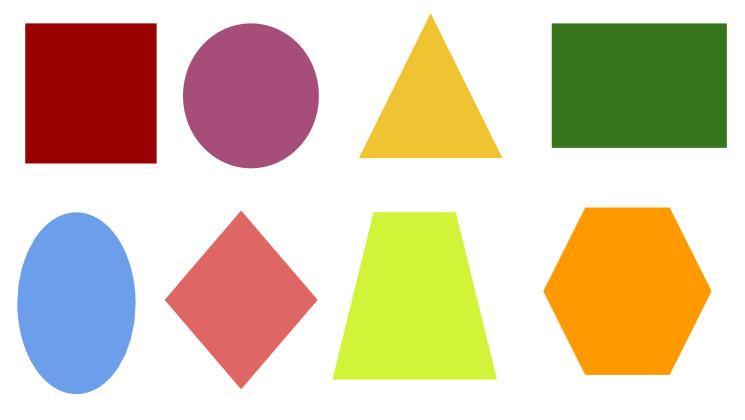
#> input picture Resources/shapes.jpg, 745 x 420 px
$ python 'Chapter_Contours_&_Shape_detection.py'
#> lines starting #> are read from the running program, lines starting #| are printed output that depends on the picture; after the words box and inside, x2 and y2 are one past the last pixel; in counts of white or black regions, pixels touching at a corner belong together
import cv2
import numpy as np

def getContours(img):    #defining a function
    contours, hierarchy = cv2.findContours(img, cv2.RETR_EXTERNAL, cv2.CHAIN_APPROX_NONE)      #image and retrievel method, we are using external method. RETR_EXTERNAL retrieves the extreme outer contours #next we have approximations: where we can request either all info or we can get compressed value, hence reduced value. Here I am asking for all values.
    #contours will be saved in contours
    for cnt in contours:
        area = cv2.contourArea(cnt)    #gets the area of those contours
        print(area)

        #now I need to give minimum threshold area so that it doesnt detect any noise
        if area>500:
            cv2.drawContours(imgContour, cnt, -1, (255, 0, 0),3)  # it draws it out, but I wish to use it on copied image #first the image we need, then the contour, then index -1 because I need all the contours  #gave it blue color and gave the thickness as 3
            #as my shapes already had area > 500 it didnt create any issues.
            #now lets calculate the curve length
            peri = cv2.arcLength(cnt,True)   #True as contours is closed
            print(peri)
            #approximate the number of corner points
            approx = cv2.approxPolyDP(cnt,0.02*peri,True)   #a contour is given and then the resolution,
            print(len(approx))   #I just need the number of corner points and not the coordinates
            #create object corners
            objCor = len(approx)
            #create a bounding box around detected object
            x, y, w, h = cv2.boundingRect(approx)

            #now detect the type of shape

            if objCor ==3:objectType="Tri"
            elif objCor ==4:
                aspRatio = w/float(h)    #finding if its a square or rectangle
                if aspRatio >0.55 and aspRatio <1.5:objectType="Square"   #giving a deviation to fit in square
                else:objectType="Rectangle"
            elif objCor>4: objectType= "Circle"
            else:objectType="None"


            #drawing the rectangle around objects
            cv2.rectangle(imgContour,(x,y),(x+w,y+h),(0,255,0),2)

            cv2.putText(imgContour,objectType,(x+(w//2)-10, y+(h//2)-10),cv2.FONT_HERSHEY_COMPLEX, 0.8,(0,0,0),2)    #last is: where I wish to print

def stackImages(scale, imgArray):    #stacking function
    rows = len(imgArray)
    cols = len(imgArray[0])
    rowsAvailable = isinstance(imgArray[0], list)
    width = imgArray[0][0].shape[1]
    height = imgArray[0][0].shape[0]
    if rowsAvailable:
        for x in range(0, rows):
            for y in range(0, cols):
                if imgArray[x][y].shape[:2] == imgArray[0][0].shape[:2]:
                    imgArray[x][y] = cv2.resize(imgArray[x][y], (0, 0), None, scale, scale)
                else:
                    imgArray[x][y] = cv2.resize(imgArray[x][y], (imgArray[0][0].shape[1], imgArray[0][0].shape[0]),
                                                None, scale, scale)
                if len(imgArray[x][y].shape) == 2: imgArray[x][y] = cv2.cvtColor(imgArray[x][y], cv2.COLOR_GRAY2BGR)
        imageBlank = np.zeros((height, width, 3), np.uint8)
        hor = [imageBlank] * rows
        hor_con = [imageBlank] * rows
        for x in range(0, rows):
            hor[x] = np.hstack(imgArray[x])
        ver = np.vstack(hor)
    else:
        for x in range(0, rows):
            if imgArray[x].shape[:2] == imgArray[0].shape[:2]:
                imgArray[x] = cv2.resize(imgArray[x], (0, 0), None, scale, scale)
            else:
                imgArray[x] = cv2.resize(imgArray[x], (imgArray[0].shape[1], imgArray[0].shape[0]), None, scale, scale)
            if len(imgArray[x].shape) == 2: imgArray[x] = cv2.cvtColor(imgArray[x], cv2.COLOR_GRAY2BGR)
        hor = np.hstack(imgArray)
        ver = hor
    return ver


img = cv2.imread('Resources/shapes.jpg')
#> img is the input picture: shape (420, 745, 3); mean B, G, R 172.4, 199.9, 217.5

#First the pre processing will be done by converting the image into grayscale and the corners will be found.

imgContour = img.copy()    #created a copy to be used inside the function.
imgGray = cv2.cvtColor(img,cv2.COLOR_BGR2GRAY)
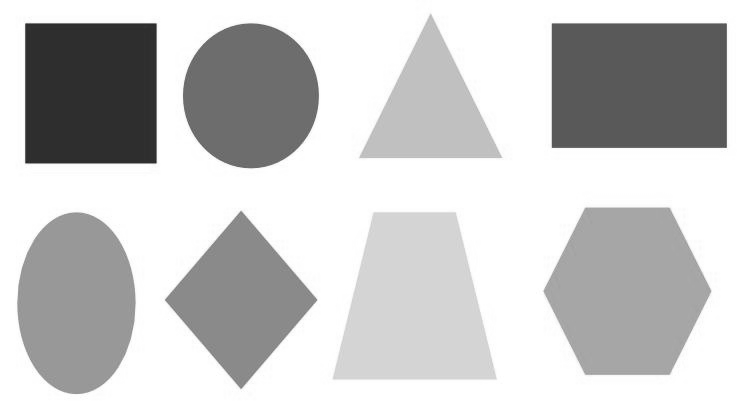
#> imgGray: shape (420, 745); min 36, max 255, mean 202.1
imgBlur = cv2.GaussianBlur(imgGray,(7,7),1)   #kernel size set to 7,7 and blurring is done to smooth out the image, while the value of sigma is set 1.

imgCan = cv2.Canny(imgBlur,50,50)   #edges are marked.
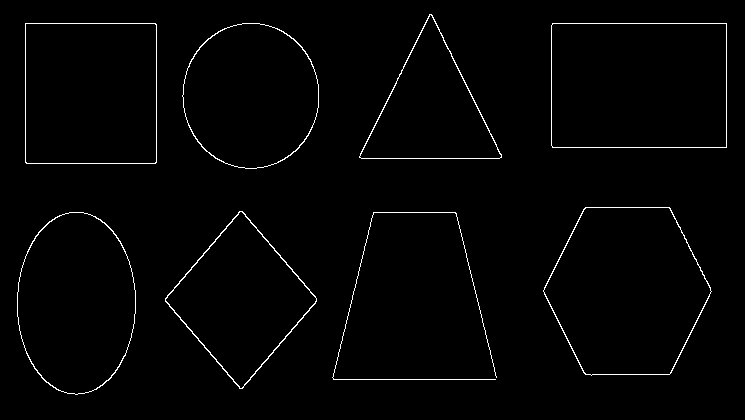
#> imgCan: shape (420, 745); 1.5% white in thin lines or dots, all inside (x1, y1, x2, y2) = (17, 14, 727, 395)
getContours(imgCan)
#> in getContours, `contours, hierarchy = cv2.findContours(img, cv2.RETR_EXTERNAL, cv2.CHA..`: contours = 8 contours, 1 with area under 20; largest, box (x1, y1, x2, y2) and area: (551, 23, 727, 148) 21697, (543, 207, 712, 376) 21214, (25, 23, 157, 164) 18338, (17, 212, 136, 395) 16920, (182, 23, 319, 169) 15521, (165, 211, 317, 389) 13831, (359, 14, 502, 159) 10541
#> the loop in getContours, `for cnt in contours:` made 8 passes
#> (area, peri, approx, objCor, x, y, w, h) on passes 3, 5, 7: (13831, 482.6, [[239, 211], [165, 301], [242, 388], [316, 298]], 4, 165, 211, 152, 178), (21697, 596.8, [[552, 23], [552, 147], [726, 147], [726, 23]], 4, 552, 23, 175, 125), (18338.5, 540.2, [[25, 23], [25, 162], [155, 163], [156, 24]], 4, 25, 23, 132, 141)
#> (area, peri, approx, objCor, x, y, w, h) on pass 8: (10541, 488.8, [[429, 14], [359, 157], [499, 158]], 3, 359, 14, 141, 145)
#> (printed output is left out)
#> after the loop in getContours, `for cnt in contours:`:
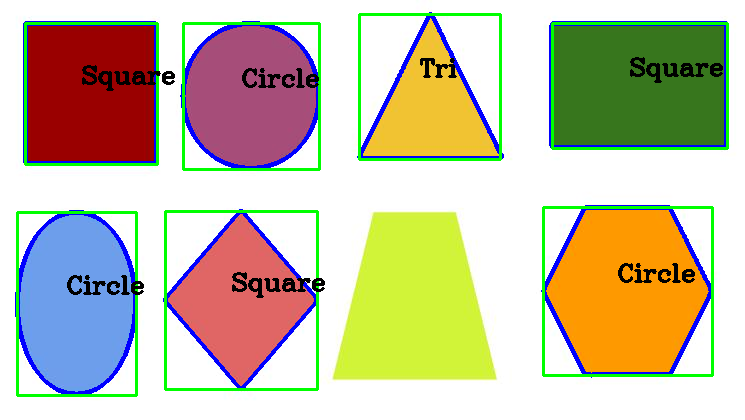
#> imgContour: shape (420, 745, 3); 8.99% of pixels changed, all inside (x1, y1, x2, y2) = (15, 12, 729, 397)

imgblank = np.zeros_like(img)

imgStack = stackImages(0.5,([img,imgGray,imgBlur],[imgCan,imgContour,imgblank]))
#> after the loop in stackImages, `for x in range(0, rows):`: hor = 2 items
#> in stackImages, `ver = np.vstack(hor)`:
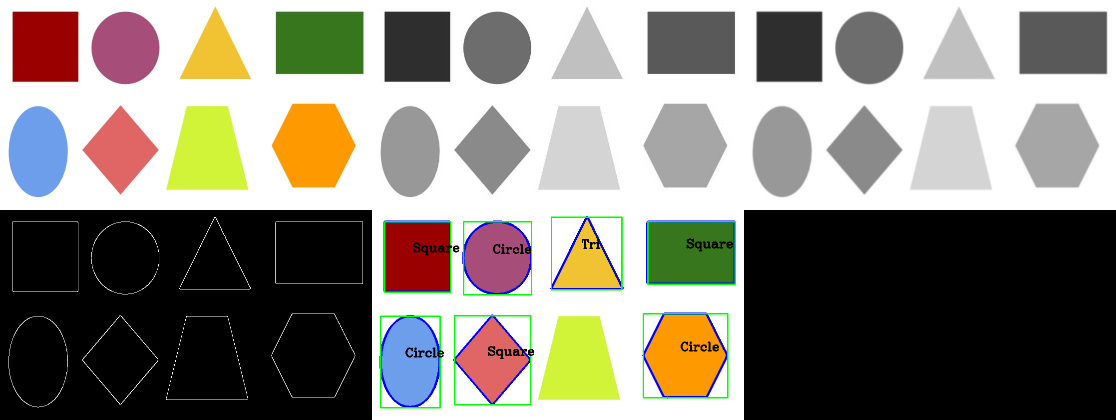
#> ver: shape (420, 1116, 3); mean of channels 0, 1, 2 124.4, 133.5, 137.4; drawn as B, G, R

cv2.imshow('Stacked Images', imgStack)
cv2.waitKey(0)
